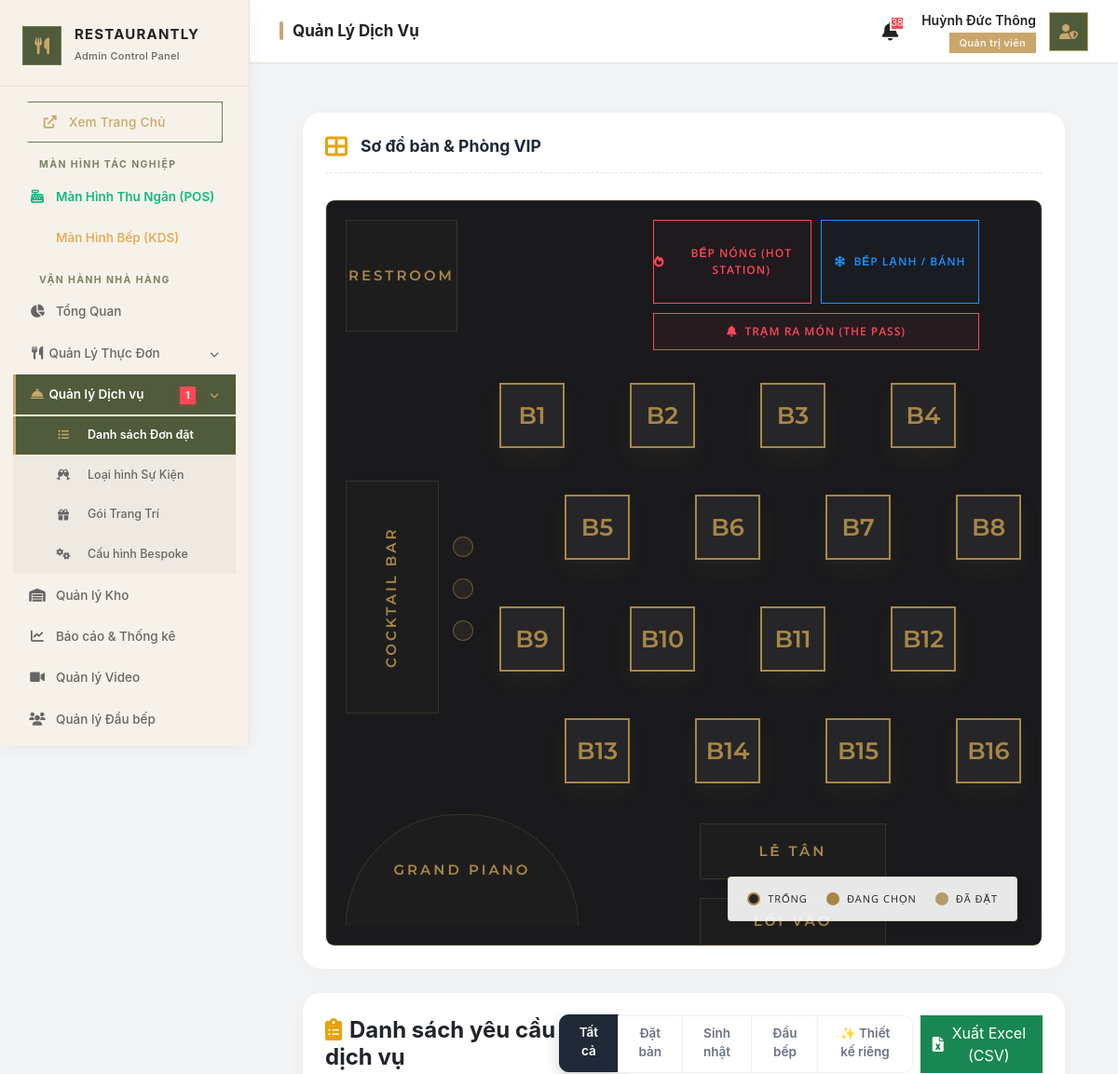
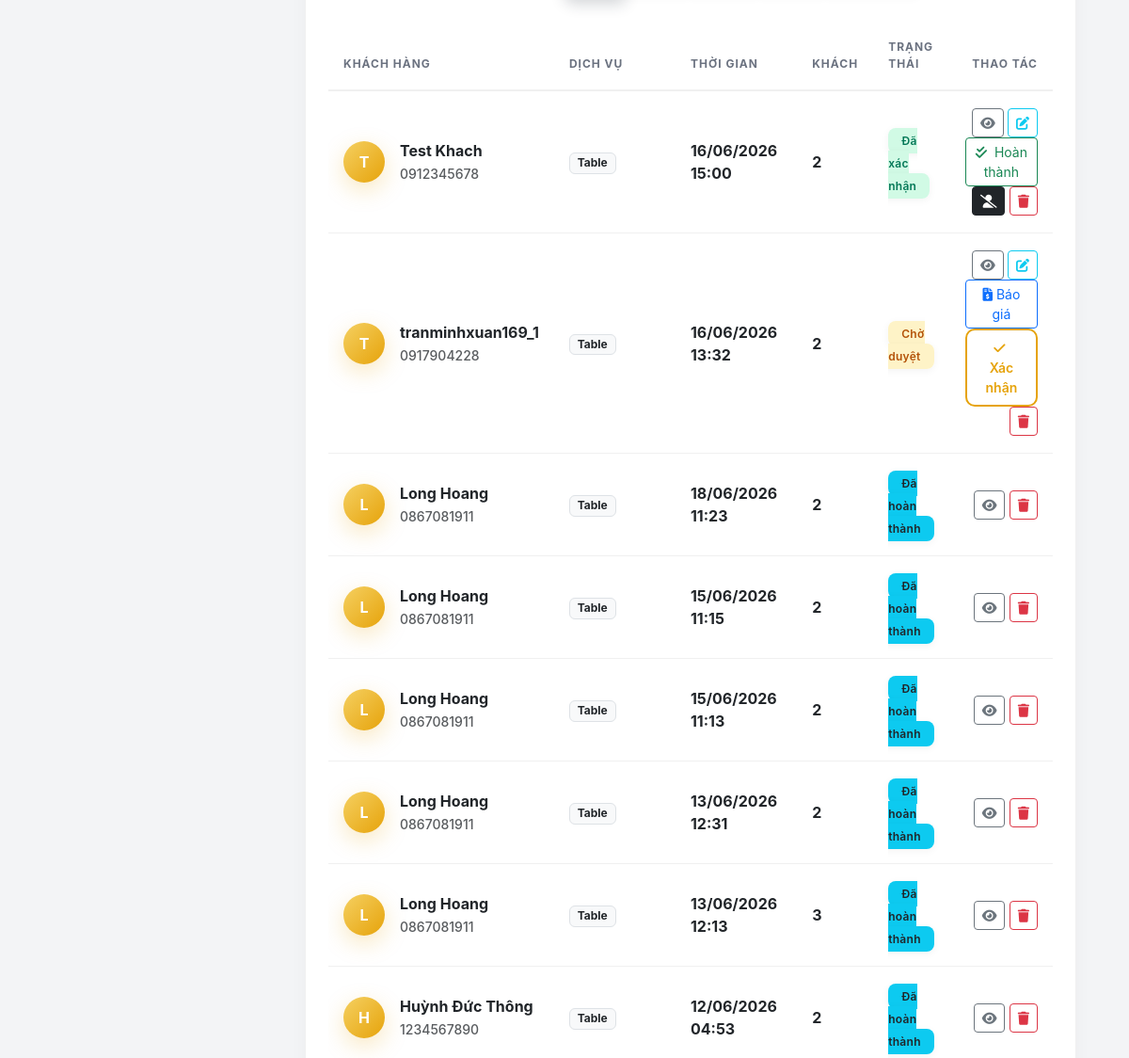
The page /admin/controllers/manage_services.php (signed in, upper part) on the database as committed earlier (2 pictures, top to bottom).
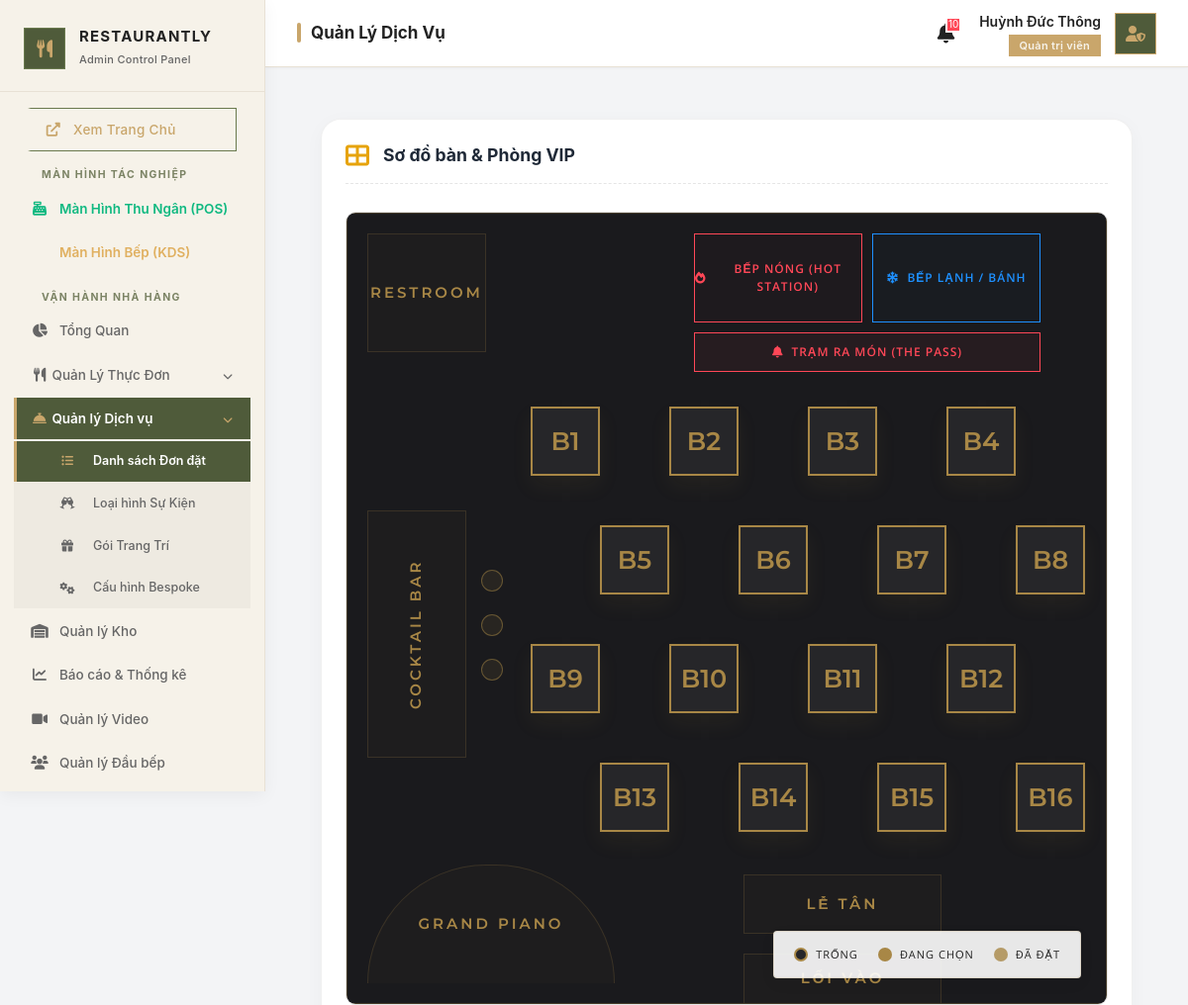
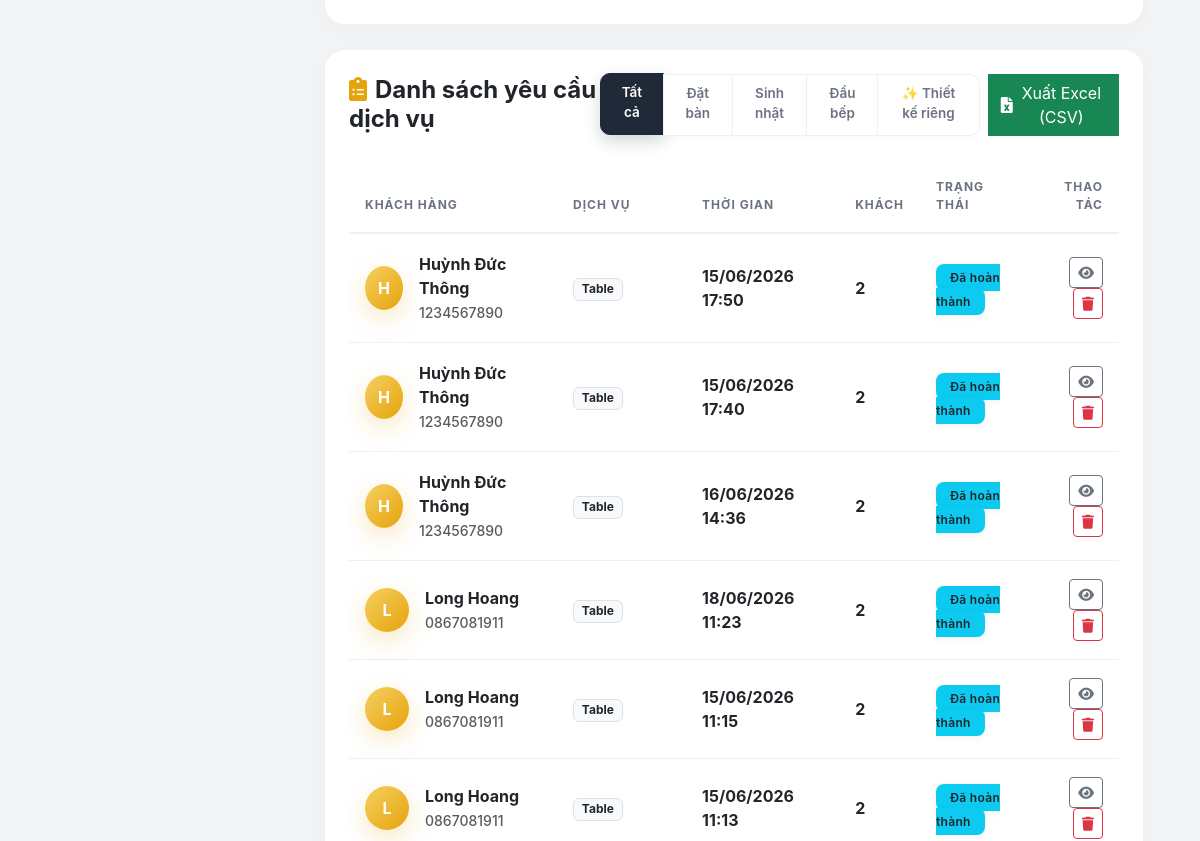
The same page on the database as committed later (2 pictures, top to bottom).
### tables this page shows
CREATE TABLE `restaurant_tables` (
  `id` int(11) NOT NULL,
  `table_code` varchar(20) NOT NULL,
  `table_number` varchar(10) DEFAULT NULL,
  `room_type` varchar(50) DEFAULT NULL,
  `category` enum('open','room') DEFAULT 'open',
  `capacity` int(11) DEFAULT 16,
  `price` decimal(15,2) DEFAULT 0.00,
  `status` varchar(20) DEFAULT 'available',
  `is_available` tinyint(1) DEFAULT 1,
  `pos_x` int(11) DEFAULT 0,
  `pos_y` int(11) DEFAULT 0
);

CREATE TABLE `service_bookings` (
  `id` int(11) NOT NULL,
  `user_id` int(11) DEFAULT NULL,
  `customer_name` varchar(100) NOT NULL,
  `customer_phone` varchar(20) NOT NULL,
  `booking_date` datetime NOT NULL,
  `service_type` enum('table','birthday','chef') DEFAULT 'table',
  `table_id` int(11) DEFAULT NULL,
  `combo_id` int(11) DEFAULT NULL,
  `guests` int(11) DEFAULT 1,
  `message` text DEFAULT NULL,
  `total_amount` decimal(15,2) DEFAULT 0.00,
  `deposit_amount` decimal(15,2) DEFAULT 0.00,
  `status` enum('Pending','Confirmed','Completed','Cancelled','No-Show') DEFAULT 'Pending',
  `event_type` varchar(100) DEFAULT NULL,
  `decor_package` varchar(100) DEFAULT NULL,
  `has_cake` tinyint(1) DEFAULT 0,
  `has_flower` tinyint(1) DEFAULT 0,
  `is_archived` tinyint(1) DEFAULT 0,
  `created_at` timestamp NOT NULL DEFAULT current_timestamp(),
  `has_candle` tinyint(1) DEFAULT 0,
  `has_handwritten_card` tinyint(1) DEFAULT 0,
  `card_message` text DEFAULT NULL,
  `flower_preference` varchar(255) DEFAULT NULL,
  `music_playlist` varchar(255) DEFAULT NULL,
  `light_tone` varchar(50) DEFAULT NULL,
  `chef_requirements` text DEFAULT NULL,
  `is_reminded` tinyint(1) DEFAULT 0,
  `decor_id` int(11) DEFAULT NULL
);

### admin/controllers/manage_services.php (the view, shortened to what the changed rows need)
<?php
require_once __DIR__ . '/../../config/notification_helper.php';
$db = (new Database())->getConnection();
$tables = $db->query("SELECT * FROM restaurant_tables WHERE category = 'open' ORDER BY id ASC LIMIT 16")->fetchAll(PDO::FETCH_ASSOC);
$rooms = $db->query("SELECT * FROM restaurant_tables WHERE category = 'room' ORDER BY id ASC LIMIT 6")->fetchAll(PDO::FETCH_ASSOC);
$filter = $_GET['filter'] ?? 'all';
if ($filter == 'all') {
    $stmt = $db->prepare("SELECT * FROM service_bookings WHERE is_archived = 0 ORDER BY created_at DESC");
    $stmt->execute();
} elseif ($filter == 'bespoke') {
    $stmt = $db->prepare("SELECT * FROM service_bookings WHERE combo_id = -1 AND is_archived = 0 ORDER BY created_at DESC");
    $stmt->execute();
} else {
    $stmt = $db->prepare("SELECT * FROM service_bookings WHERE service_type = :type AND is_archived = 0 ORDER BY created_at DESC");
    $stmt->execute([':type' => $filter]);
}
$services = $stmt->fetchAll(PDO::FETCH_ASSOC);
include '../../public/admin_layout_header.php';
?>
<link rel="stylesheet" href="../../public/assets/admin/css/admin-style.css">
<link rel="stylesheet" href="https://cdnjs.cloudflare.com/ajax/libs/font-awesome/6.0.0/css/all.min.css">
<div class="main-content p-4">
    <div class="card card-custom p-4">
        <div class="floor-plan-wrapper" style="background: var(--bg-cream); border-radius: 10px; overflow: hidden; border: 1px solid rgba(0,0,0,0.1);">
            <?php
                $t_open = $tables;
                $t_room = $rooms;
                include '../../views/shared/floor_plan.php';
            ?>
        </div>
    </div>
    <div class="card card-custom p-4">
        <div class="d-flex justify-content-between align-items-center mb-4">
            <div class="d-flex gap-2">
                <div class="btn-group">
                    <?php foreach (['all' => 'Tất cả', 'table' => 'Đặt bàn', 'birthday' => 'Sinh nhật', 'chef' => 'Đầu bếp', 'bespoke' => '✨ Thiết kế riêng'] as $k => $v): ?>
                        <a href="?filter=<?= $k ?>"
                            class="btn filter-btn <?= $filter == $k ? 'btn-dark' : 'btn-outline-gold' ?>"><?= $v ?></a>
                    <?php endforeach; ?>
                </div>
            </div>
        </div>
        <div class="table-responsive">
            <table class="table align-middle">
                <thead class="bg-light">
                    <tr>
                        <th>Khách hàng</th>
                        <th>Dịch vụ</th>
                        <th>Thời gian</th>
                        <th>Khách</th>
                        <th>Trạng thái</th>
                        <th class="text-end">Thao tác</th>
                    </tr>
                </thead>
                <tbody>
                    <?php foreach ($services as $s): ?>
                        <tr>
                            <td>
                                <div class="d-flex align-items-center gap-3">
                                    <div class="avatar-circle">
                                        <?= htmlspecialchars(strtoupper(substr($s['customer_name'], 0, 1))) ?>
                                    </div>
                                    <div>
                                        <strong><?= htmlspecialchars($s['customer_name']) ?></strong><br>
                                        <small class="text-muted"><?= htmlspecialchars($s['customer_phone']) ?></small>
                                    </div>
                                </div>
                            </td>
                            <td>
                                <span class="badge bg-light text-dark border"><?= htmlspecialchars(ucfirst($s['service_type'])) ?></span>
                            </td>
                            <td>
                                <strong><?= date('d/m/Y H:i', strtotime($s['booking_date'])) ?></strong>
                            </td>
                            <td><strong><?= htmlspecialchars($s['guests']) ?></strong></td>
                            <td>
                                <?php if ($s['status'] == 'Pending'): ?>
                                    <span class="badge-status bg-warning text-dark">Chờ duyệt</span>
                                <?php elseif ($s['status'] == 'Confirmed'): ?>
                                    <span class="badge-status bg-success">Đã xác nhận</span>
                                <?php elseif ($s['status'] == 'Cancelled'): ?>
                                    <span class="badge-status bg-danger">Đã hủy</span>
                                    <?php if (strpos($s['message'], 'Khách tự hủy') !== false): ?>
                                        <i class="fas fa-exclamation-triangle text-danger ms-1" title="Khách tự hủy từ trang cá nhân"></i>
                                    <?php endif; ?>
                                <?php elseif ($s['status'] == 'Completed'): ?>
                                    <span class="badge-status bg-info text-dark">Đã hoàn thành</span>
                                <?php elseif ($s['status'] == 'No-Show'): ?>
                                    <span class="badge-status bg-dark text-white border"><i class="fas fa-user-slash me-1"></i>Không đến</span>
                                <?php else: ?>
                                    <span class="badge-status bg-secondary"><?= $s['status'] ?></span>
                                <?php endif; ?>
                            </td>
                            <td class="text-end">
                                <button class="btn btn-sm btn-outline-secondary btn-view-detail" data-id="<?= $s['id'] ?>"
                                    data-name="<?= htmlspecialchars($s['customer_name']) ?>"
                                    data-status="<?= $s['status'] ?>">
                                    <i class="fas fa-eye"></i>
                                </button>
                                <?php if (in_array($s['status'], ['Pending', 'Confirmed'])): ?>
                                    <button class="btn btn-sm btn-outline-info btn-edit-service" data-id="<?= $s['id'] ?>" title="Chỉnh sửa đơn">
                                        <i class="fas fa-edit"></i>
                                    </button>
                                <?php endif; ?>
                                <?php if ($s['status'] == 'Pending'): ?>
                                    <?php if ($s['total_amount'] == 0 || !empty($s['chef_requirements'])): ?>
                                        <button class="btn btn-sm btn-outline-primary btn-quote-price" data-id="<?= $s['id'] ?>" data-name="<?= htmlspecialchars($s['customer_name']) ?>" title="Báo giá cho khách">
                                            <i class="fas fa-file-invoice-dollar"></i> Báo giá
                                        </button>
                                    <?php endif; ?>
                                    <button class="btn btn-sm btn-outline-gold btn-confirm-ajax" data-id="<?= $s['id'] ?>"
                                        data-name="<?= htmlspecialchars($s['customer_name']) ?>">
                                        <i class="fas fa-check me-1"></i> Xác nhận
                                    </button>
                                <?php elseif ($s['status'] == 'Confirmed'): ?>
                                    <button class="btn btn-sm btn-outline-success btn-complete-service" data-id="<?= $s['id'] ?>" title="Khách đã dùng bữa xong">
                                        <i class="fas fa-check-double me-1"></i> Hoàn thành
                                    </button>
                                    <button class="btn btn-sm btn-dark btn-noshow-service" data-id="<?= $s['id'] ?>" title="Khách không đến (No-Show)">
                                        <i class="fas fa-user-slash"></i>
                                    </button>
                                <?php endif; ?>
                                <button class="btn btn-sm btn-outline-danger btn-delete-service" data-id="<?= $s['id'] ?>" title="Lưu trữ (Ẩn khỏi danh sách)">
                                    <i class="fas fa-trash"></i>
                                </button>
                            </td>
                        </tr>
                    <?php endforeach; ?>
                </tbody>
            </table>
        </div>
    </div>
</div>
</body>
</html>

### public/admin_layout_header.php (shortened to what the changed rows need)
<?php
$user_role = $_SESSION['role'] ?? '';
if (!function_exists('isActive')) {
    function isActive($path)
    {
        $uriPath = parse_url($_SERVER['REQUEST_URI'] ?? '', PHP_URL_PATH) ?? '';
        if (strpos($path, '/') === false) {
            return (basename($uriPath) === $path) ? 'active' : '';
        }
        return (strpos($uriPath, $path) !== false) ? 'active' : '';
    }
}
if (!function_exists('checkMenuAccess')) {
    function checkMenuAccess($user_role, $allowed_roles) {
        if ($user_role === 'admin' || $user_role == 1) return true;
        return in_array($user_role, $allowed_roles);
    }
}
$pending_services_count = 0;
try {
    if (isset($db)) {
        $stmt_pt = $db->query("SELECT COUNT(*) FROM inventory_transfers WHERE status = 'pending'");
        $pending_transfers_count = (int)$stmt_pt->fetchColumn();
        $stmt_ps = $db->query("SELECT COUNT(*) FROM service_bookings WHERE status = 'Pending'");
        $pending_services_count = (int)$stmt_ps->fetchColumn();
        $stmt_low = $db->query("SELECT COUNT(*) FROM inventory i WHERE i.is_active = 1 AND i.min_stock > 0 AND IFNULL((SELECT SUM(s.quantity) FROM inventory_stocks s WHERE s.ingredient_id = i.id AND s.warehouse_id NOT IN (6, 7)), 0) <= i.min_stock");
        $low_stock_count = (int)$stmt_low->fetchColumn();
        $stmt_exp = $db->query("SELECT COUNT(*) FROM inventory i WHERE i.is_active = 1 AND i.expiry_date IS NOT NULL AND i.expiry_date <= DATE_ADD(CURDATE(), INTERVAL 7 DAY) AND i.expiry_date >= CURDATE() AND IFNULL((SELECT SUM(s.quantity) FROM inventory_stocks s WHERE s.ingredient_id = i.id AND s.warehouse_id NOT IN (6, 7)), 0) > 0");
        $expiry_count = (int)$stmt_exp->fetchColumn();
        $total_alerts = $low_stock_count + $expiry_count + $pending_transfers_count;
    }
} catch (Exception $e) {
    $low_stock_count = $expiry_count = $total_alerts = 0;
}
?>
<!DOCTYPE html>
<html lang="vi">
<head>
    <link href="https://cdn.jsdelivr.net/npm/bootstrap@5.3.0/dist/css/bootstrap.min.css" rel="stylesheet">
    <link rel="stylesheet" href="https://cdnjs.cloudflare.com/ajax/libs/font-awesome/6.0.0/css/all.min.css">
</head>
<body>
    <aside class="admin-sidebar">
        <div class="sidebar-brand">
            <div class="brand-text">
                <h2>RESTAURANTLY</h2>
            </div>
        </div>
        <div class="menu-scroll">
            <ul class="menu-list">
                <?php if (checkMenuAccess($user_role, ['waiter', 'cashier'])): ?>
                <?php
                    $isServiceMenu = isActive('manage_services.php') || isActive('manage_events.php') || isActive('manage_decors.php') || isActive('manage_bespoke.php');
                ?>
                <li class="<?= $isServiceMenu ? 'active' : '' ?>">
                    <a href="#servicesSubmenu" data-bs-toggle="collapse" aria-expanded="<?= $isServiceMenu ? 'true' : 'false' ?>" class="d-flex align-items-center justify-content-between">
                        <div>
                            <?php if ($pending_services_count > 0): ?>
                                <span class="badge-notify d-inline-block position-static ms-0 me-2"><?= $pending_services_count ?></span>
                            <?php endif; ?>
                            <i class="fas fa-chevron-down" style="font-size: 10px; margin-left: auto;"></i>
                        </div>
                    </a>
                </li>
                <?php endif; ?>
        </ul>
    </aside>
    <div class="main-wrapper">
        <header class="topbar">
            <div class="d-flex align-items-center">
                <div class="notification-wrapper">
                    <button class="notification-btn <?= ($total_alerts > 0) ? 'bell-ring' : '' ?>" onclick="toggleNotify()">
                        <i class="fas fa-bell"></i>
                        <?php if ($total_alerts > 0): ?>
                            <span class="notification-badge"><?= $total_alerts ?></span>
                        <?php endif; ?>
                    </button>
                </div>
            </div>
        </header>
        <div class="content-area">

### views/shared/floor_plan.php (shortened to what the changed rows need)
<?php
$t_open = $t_open ?? [];
$t_room = $t_room ?? [];
$all_tables = array_merge($t_open, $t_room);
?>
<div style="overflow-x: auto; padding: 0; display: flex; justify-content: center; background: var(--bg-cream, #1A1A1D);">
    <div class="fp-container" id="floor-plan-canvas">
        <?php foreach ($all_tables as $t): ?>
            <?php
                $st = $t['is_available'] ? 'available' : 'booked';
                $cat = $t['category'] ?? 'open';
                $w = $cat === 'room' ? 100 : 70;
                $h = $cat === 'room' ? 80 : 70;
                $x = $t['pos_x'] ?? 0;
                $y = $t['pos_y'] ?? 0;
            ?>
            <div class="fp-table <?= $st ?> seat-lux"
                 style="width: <?= $w ?>px; height: <?= $h ?>px; left: <?= $x ?>px; top: <?= $y ?>px;"
                 data-id="<?= $t['id'] ?>"
                 data-price="<?= $t['price'] ?>"
                 data-code="<?= htmlspecialchars($t['table_code']) ?>"
                 data-cat="<?= $cat ?>"
                 title="<?= htmlspecialchars($t['table_code']) ?> - <?= $st === 'available' ? 'Trống' : 'Đã đặt' ?>">
                <span class="fp-t-code"><?= htmlspecialchars(str_replace('VIP', 'V', $t['table_code'])) ?></span>
            </div>
        <?php endforeach; ?>
    </div>
</div>

Rows that differ between the two databases and show on the page:
no longer on this page (row edited): service_bookings: customer_name "T", customer_name "Test Khach", customer_phone "0912345678", service_type "Table", booking_date "16/06/2026 15:00", guests "2", status "Đã xác nhận"
no longer on this page (row edited): service_bookings: customer_name "T", customer_name "tranminhxuan169_1", customer_phone "0917904228", service_type "Table", booking_date "16/06/2026 13:32", guests "2", status "Chờ duyệt"
no longer on this page (row unchanged): service_bookings: customer_name "L", customer_name "Long Hoang", customer_phone "0867081911", service_type "Table", booking_date "13/06/2026 12:31", guests "2", status "Đã hoàn thành"
no longer on this page (row unchanged): service_bookings: customer_name "L", customer_name "Long Hoang", customer_phone "0867081911", service_type "Table", booking_date "13/06/2026 12:13", guests "3", status "Đã hoàn thành"
no longer on this page (row unchanged): service_bookings: customer_name "H", customer_name "Huỳnh Đức Thông", customer_phone "1234567890", service_type "Table", booking_date "12/06/2026 04:53", guests "2", status "Đã hoàn thành"
added service_bookings: customer_name "H", customer_name "Huỳnh Đức Thông", customer_phone "1234567890", service_type "Table", booking_date "15/06/2026 17:50", guests "2", status "Đã hoàn thành"
added service_bookings: customer_name "H", customer_name "Huỳnh Đức Thông", customer_phone "1234567890", service_type "Table", booking_date "15/06/2026 17:40", guests "2", status "Đã hoàn thành"
added service_bookings: customer_name "H", customer_name "Huỳnh Đức Thông", customer_phone "1234567890", service_type "Table", booking_date "16/06/2026 14:36", guests "2", status "Đã hoàn thành"
Other text that changed with them:
$total_alerts: "38" → "10"
$pending_services_count: "1" → (not shown)
